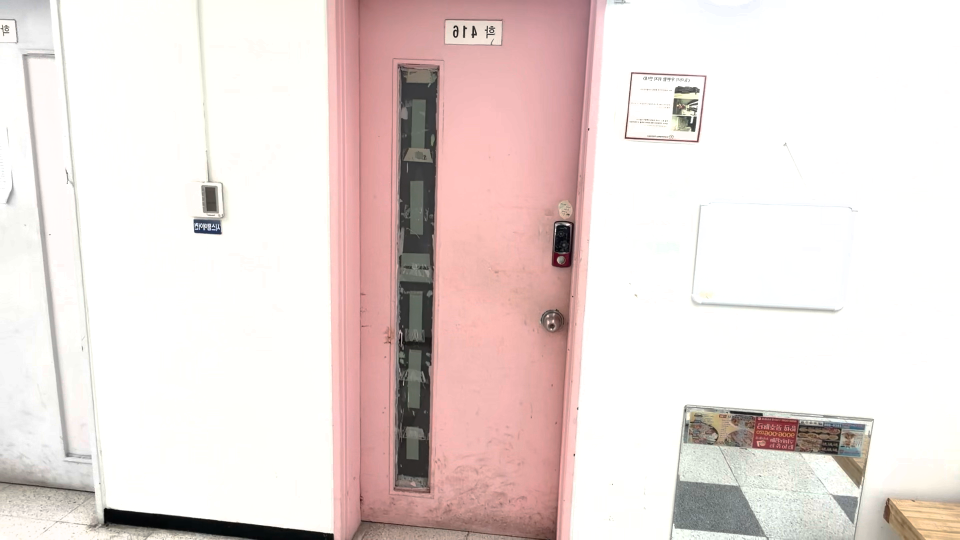
#> input picture frame 25 of 1학기_rule_based/test/시연용/사용자뒤접근.mp4, 1920 x 1080 px (shown at 1/2 size)
$ python check_ROI.py
#> lines starting #> are read from the running program, lines starting #| are printed output that depends on the picture
import cv2

# =========================
# 영상 경로
# =========================
video_path = "./videos/test/시연용/사용자뒤접근.mp4"

# =========================
# ROI 좌표
# (직접 조절)
# =========================
ROI_X1 = 150
ROI_Y1 = 100

ROI_X2 = 1350
ROI_Y2 = 1250

# =========================
# 영상 열기
# =========================
cap = cv2.VideoCapture(video_path)

# 첫 프레임 읽기
ret, frame = cap.read()
#> frame is the input picture: shape (1080, 1920, 3); mean B, G, R 217.6, 220.2, 233.7

if not ret:
    print("영상 읽기 실패")
    exit()

# =========================
# ROI 사각형 그리기
# =========================
cv2.rectangle(
    frame,
    (ROI_X1, ROI_Y1),
    (ROI_X2, ROI_Y2),
    (0, 0, 255),   # 빨간색
    3
)

# 텍스트 표시
cv2.putText(
    frame,
    "ROI AREA",
    (ROI_X1, ROI_Y1 - 10),
    cv2.FONT_HERSHEY_SIMPLEX,
    1,
    (0, 0, 255),
    2
)
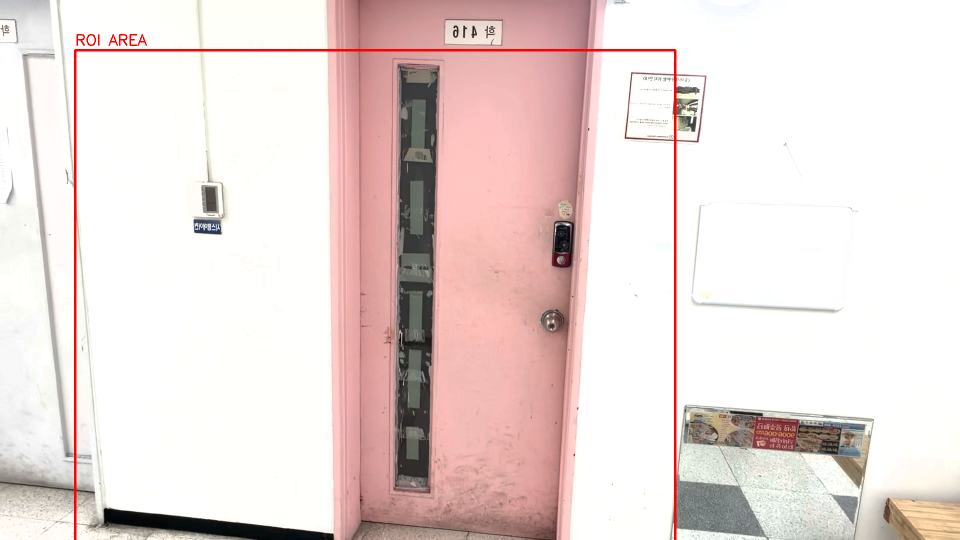
#> frame: shape (1080, 1920, 3) (shown at 1/2 size); mean B, G, R 215.7, 218.3, 233.8

# =========================
# 화면 출력
# =========================
cv2.imshow("ROI Check", frame)

cv2.waitKey(0)

cap.release()
cv2.destroyAllWindows()

$ run again, starting later in the video
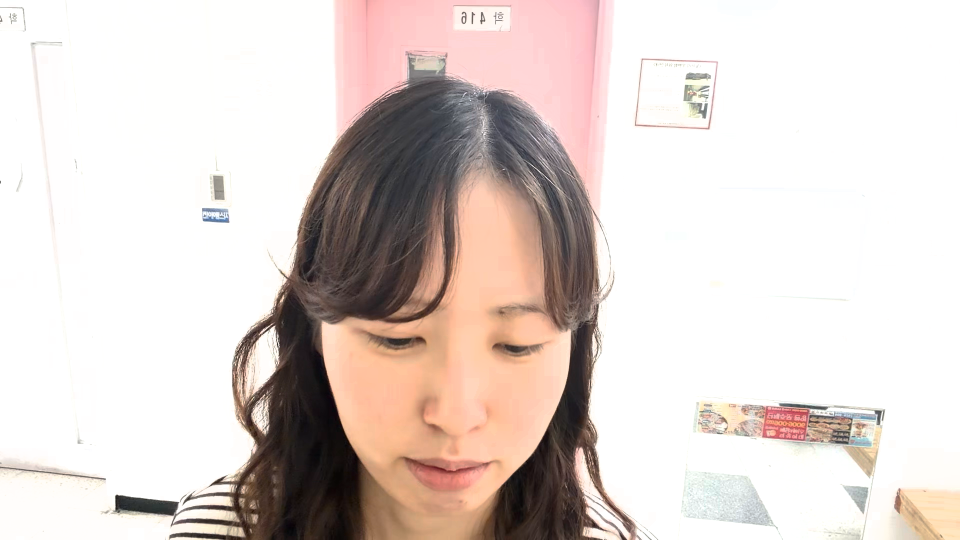
#> input picture frame 113 of 1학기_rule_based/test/시연용/사용자뒤접근.mp4, 1920 x 1080 px (shown at 1/2 size)
#> frame is the input picture: shape (1080, 1920, 3); mean B, G, R 206.2, 210.9, 222.1
#> `cv2.putText( frame, "ROI AREA", (ROI_X1, ROI_Y1 - 10), cv2.FONT_HERSHE..`:
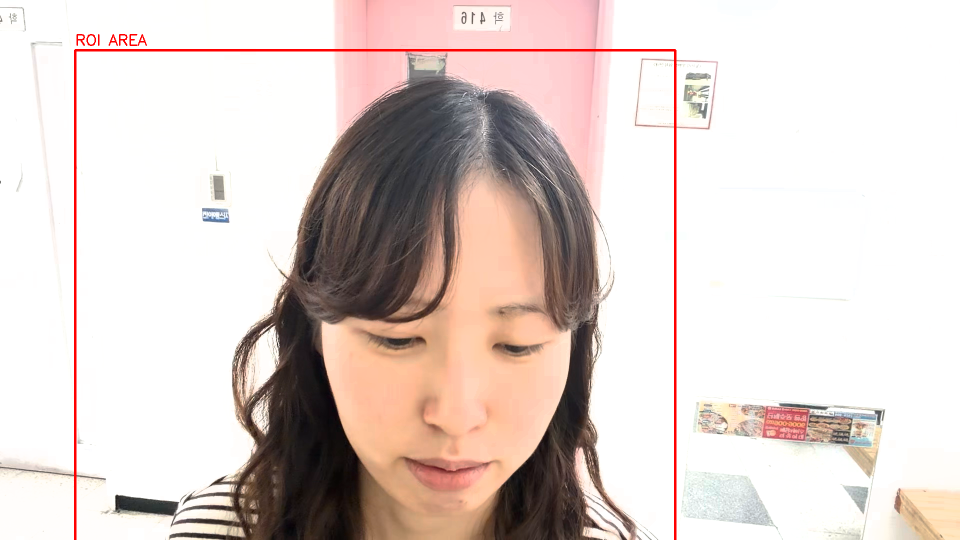
#> frame: shape (1080, 1920, 3) (shown at 1/2 size); mean B, G, R 204.2, 208.9, 222.1

$ run again, starting later in the video
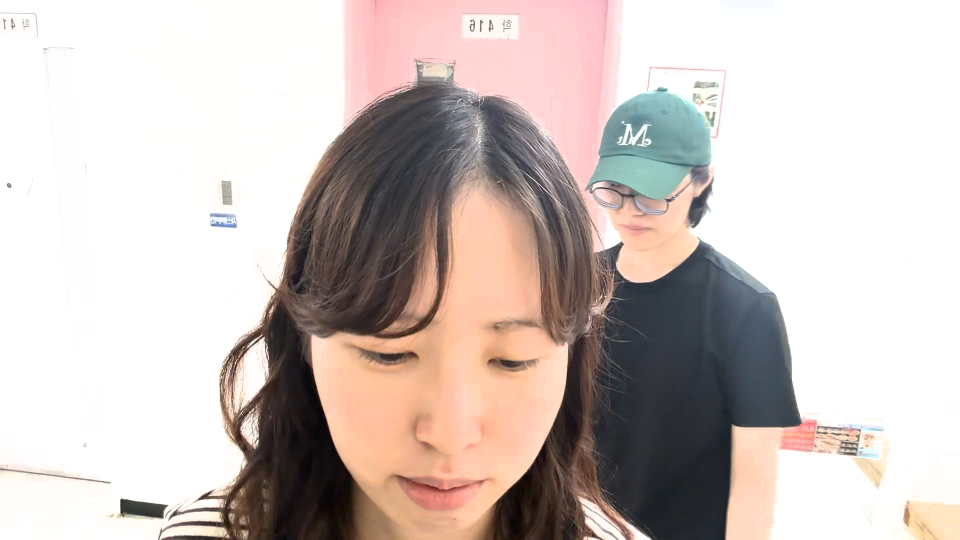
#> input picture frame 201 of 1학기_rule_based/test/시연용/사용자뒤접근.mp4, 1920 x 1080 px (shown at 1/2 size)
#> frame is the input picture: shape (1080, 1920, 3); mean B, G, R 189.1, 193.4, 204.6
#> `cv2.putText( frame, "ROI AREA", (ROI_X1, ROI_Y1 - 10), cv2.FONT_HERSHE..`:
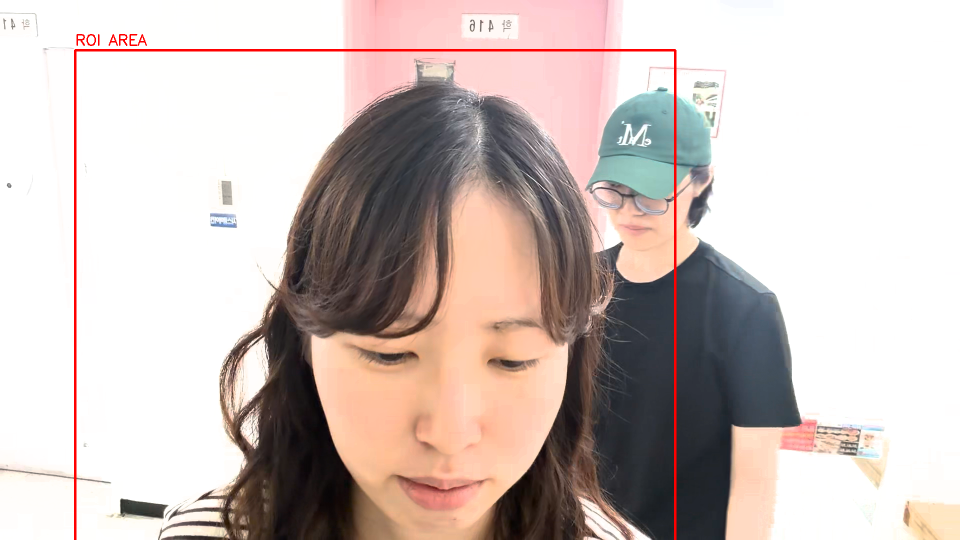
#> frame: shape (1080, 1920, 3) (shown at 1/2 size); mean B, G, R 187.4, 191.7, 204.9
